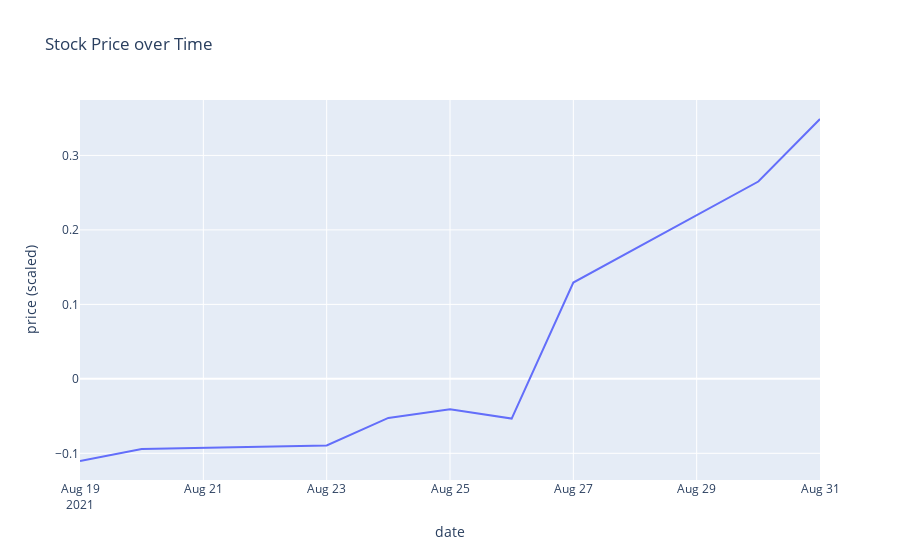

Here is the notebook cell this chart was saved with:
### Code cell
fig = px.line(stock_df,
             x=stock_df['date'],
             y=stock_df['price (scaled)'],
             title="Stock Price over Time")

fig.show()

### Figure 1 — Plotly figure (JSON) as saved in the notebook; plotly's stock layout.template omitted (floating-point values rounded to 4 significant figures)
{"data": [{"hovertemplate": "date=%{x}<br>price (scaled)=%{y}<extra></extra>", "legendgroup": "", "line": {"color": "#636efa", "dash": "solid"}, "mode": "lines", "name": "", "orientation": "v", "showlegend": false, "type": "scatter", "x": ["2021-08-19T00:00:00", "2021-08-20T00:00:00", "2021-08-23T00:00:00", "2021-08-24T00:00:00", "2021-08-25T00:00:00", "2021-08-26T00:00:00", "2021-08-27T00:00:00", "2021-08-30T00:00:00", "2021-08-31T00:00:00"], "xaxis": "x", "y": [-0.1103, -0.09413, -0.08951, -0.05252, -0.04096, -0.05329, 0.1293, 0.2649, 0.3489], "yaxis": "y"}], "layout": {"autosize": true, "legend": {"tracegroupgap": 0}, "title": {"text": "Stock Price over Time"}, "xaxis": {"anchor": "y", "autorange": true, "domain": [0, 1], "range": ["2021-08-19", "2021-08-31"], "title": {"text": "date"}, "type": "date"}, "yaxis": {"anchor": "x", "autorange": true, "domain": [0, 1], "range": [-0.1358, 0.3744], "title": {"text": "price (scaled)"}, "type": "linear"}}}
